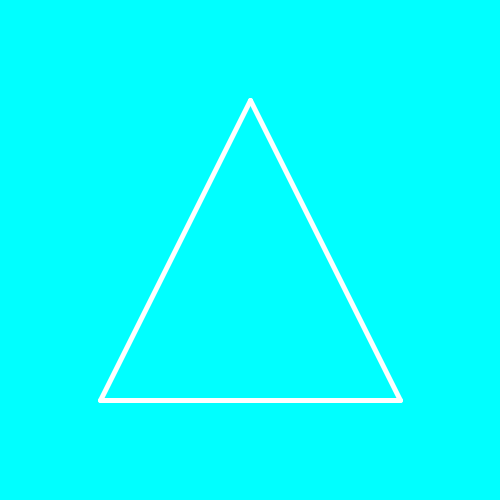
Frame 1 (no input)
Frame 60 (the mouse pressed at the canvas centre just before this capture): identical to frame 1, image omitted
Frame 120 (the mouse held since frame 60 and released just before this capture): identical to frame 1, image omitted

The Processing sketch that drew this single still picture (run headless with seeded random() and noise(); from frame 60 on, the mouse is pressed at the canvas centre):

// Processing sketch: Opdracht_9_8
// ── Opdracht_9_8.pde
void setup(){
  size(500,500); 
}

void draw(){
  background(0,255,255); 
  
  driehoek(250,100, 100,400, 400,400); //every 2 is a diff corner
}

void driehoek(int x1, int y1, int x2, int y2, int x3, int y3){
  stroke(255,255,255); 
  strokeWeight(5);     
  
  line(x1, y1, x2, y2); // side 1
  line(x2, y2, x3, y3); // side 2
  line(x3, y3, x1, y1); // side 3
}
